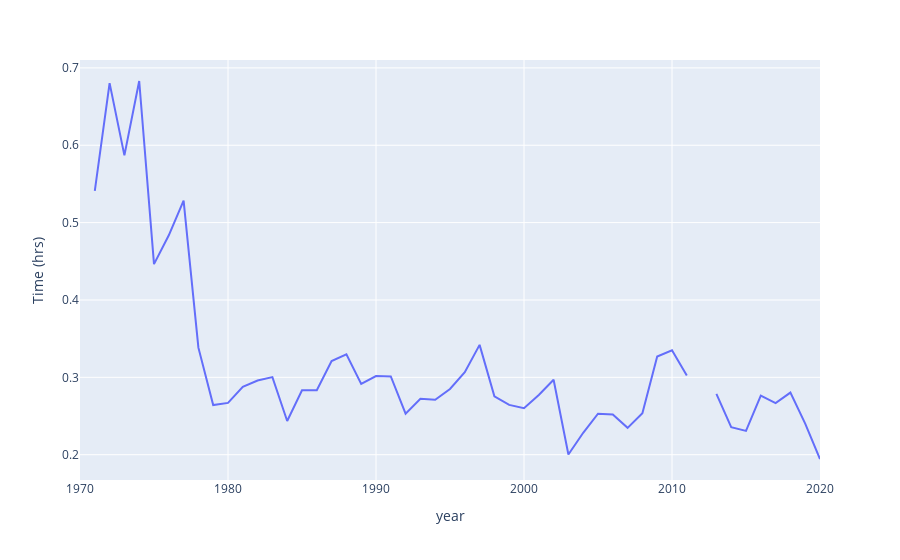

Here is the notebook cell this chart was saved with:
### Code cell
fig = px.line(nyc_df_mf, x = 'year', y = 'time_differences')
fig.update_yaxes(title_text='Time (hrs)')

### Figure 1 — Plotly figure (JSON) as saved in the notebook; plotly's stock layout.template omitted (floating-point values rounded to 4 significant figures)
{"data": [{"hovertemplate": "year=%{x}<br>time_differences=%{y}<extra></extra>", "legendgroup": "", "line": {"color": "#636efa", "dash": "solid"}, "marker": {"symbol": "circle"}, "mode": "lines", "name": "", "orientation": "v", "showlegend": false, "type": "scatter", "x": [1970, 1971, 1972, 1973, 1974, 1975, 1976, 1977, 1978, 1979, 1980, 1981, 1982, 1983, 1984, 1985, 1986, 1987, 1988, 1989, 1990, 1991, 1992, 1993, 1994, 1995, 1996, 1997, 1998, 1999, 2000, 2001, 2002, 2003, 2004, 2005, 2006, 2007, 2008, 2009, 2010, 2011, 2012, 2013, 2014, 2015, 2016, 2017, 2018, 2019, 2020], "xaxis": "x", "y": [null, 0.5411, 0.6803, 0.5869, 0.6831, 0.4464, 0.4836, 0.5283, 0.3383, 0.2642, 0.2669, 0.2878, 0.2958, 0.3003, 0.2436, 0.2833, 0.2833, 0.3211, 0.3297, 0.2914, 0.3017, 0.3011, 0.2531, 0.2722, 0.2711, 0.285, 0.3067, 0.3419, 0.2756, 0.2644, 0.26, 0.2772, 0.2969, 0.2003, 0.2283, 0.2531, 0.2519, 0.2347, 0.2536, 0.3269, 0.335, 0.3025, null, 0.2786, 0.2356, 0.2308, 0.2764, 0.2667, 0.2803, 0.2403, 0.1944], "yaxis": "y"}], "layout": {"legend": {"tracegroupgap": 0}, "margin": {"t": 60}, "xaxis": {"anchor": "y", "domain": [0, 1], "title": {"text": "year"}}, "yaxis": {"anchor": "x", "domain": [0, 1], "title": {"text": "Time (hrs)"}}}}
